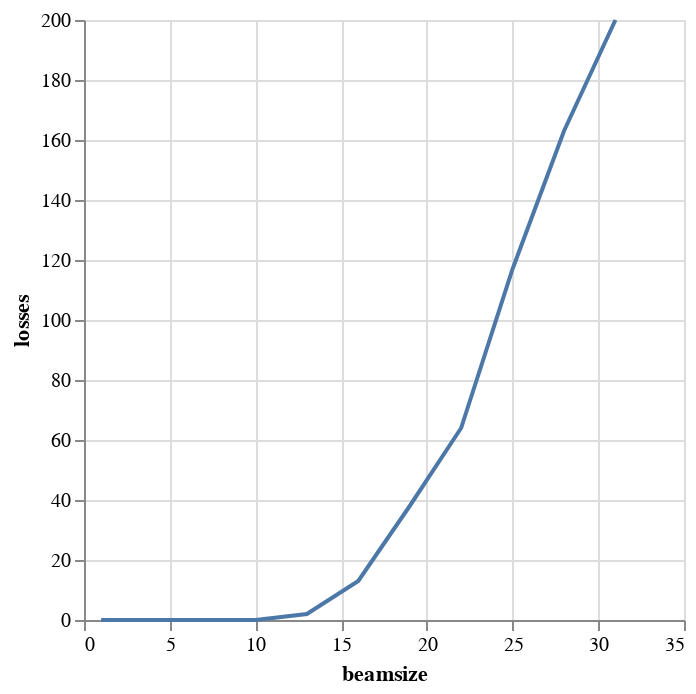

Source (notebook cell):
### Code cell
alt.Chart(emit_df).mark_line().encode(
    x='beamsize',
    y='losses',
)

### Figure 1 — Vega-Lite specification as saved in the notebook (floating-point values rounded to 4 significant figures)
{"$schema": "https://vega.github.io/schema/vega-lite/v1.2.1.json", "data": {"values": [{"beamsize": 1, "losses": 0, "relbeta": 0.002308, "sourceID": 16777217, "sourceName": "bs_1", "x_emittance": 0.002868, "x_norm_emittance": 6.62e-06, "y_emittance": 7.938e-06, "y_norm_emittance": 1.832e-08}, {"beamsize": 4, "losses": 0, "relbeta": 0.002308, "sourceID": 16777218, "sourceName": "bs_4", "x_emittance": 0.1042, "x_norm_emittance": 0.0002406, "y_emittance": 0.0008403, "y_norm_emittance": 1.94e-06}, {"beamsize": 7, "losses": 0, "relbeta": 0.002308, "sourceID": 16777219, "sourceName": "bs_7", "x_emittance": 0.632, "x_norm_emittance": 0.001459, "y_emittance": 0.006782, "y_norm_emittance": 1.566e-05}, {"beamsize": 10, "losses": 0, "relbeta": 0.002308, "sourceID": 16777220, "sourceName": "bs_10", "x_emittance": 1.866, "x_norm_emittance": 0.004307, "y_emittance": 0.07588, "y_norm_emittance": 0.0001752}, {"beamsize": 13, "losses": 2, "relbeta": 0.002308, "sourceID": 16777221, "sourceName": "bs_13", "x_emittance": 4.984, "x_norm_emittance": 0.01151, "y_emittance": 0.1732, "y_norm_emittance": 0.0003998}, {"beamsize": 16, "losses": 13, "relbeta": 0.002308, "sourceID": 16777222, "sourceName": "bs_16", "x_emittance": 9.491, "x_norm_emittance": 0.02191, "y_emittance": 0.3577, "y_norm_emittance": 0.0008257}, {"beamsize": 19, "losses": 38, "relbeta": 0.002308, "sourceID": 16777223, "sourceName": "bs_19", "x_emittance": 16.16, "x_norm_emittance": 0.0373, "y_emittance": 0.9717, "y_norm_emittance": 0.002243}, {"beamsize": 22, "losses": 64, "relbeta": 0.002308, "sourceID": 16777224, "sourceName": "bs_22", "x_emittance": 16.7, "x_norm_emittance": 0.03856, "y_emittance": 5.506, "y_norm_emittance": 0.01271}, {"beamsize": 25, "losses": 117, "relbeta": 0.002308, "sourceID": 16777225, "sourceName": "bs_25", "x_emittance": 22.03, "x_norm_emittance": 0.05085, "y_emittance": 5.34, "y_norm_emittance": 0.01233}, {"beamsize": 28, "losses": 163, "relbeta": 0.002308, "sourceID": 16777226, "sourceName": "bs_28", "x_emittance": 22.84, "x_norm_emittance": 0.05272, "y_emittance": 7.541, "y_norm_emittance": 0.01741}, {"beamsize": 31, "losses": 200, "relbeta": 0.002308, "sourceID": 16777227, "sourceName": "bs_31", "x_emittance": 22.91, "x_norm_emittance": 0.05289, "y_emittance": 11.17, "y_norm_emittance": 0.02578}]}, "encoding": {"x": {"field": "beamsize", "type": "quantitative"}, "y": {"field": "losses", "type": "quantitative"}}, "mark": "line"}
